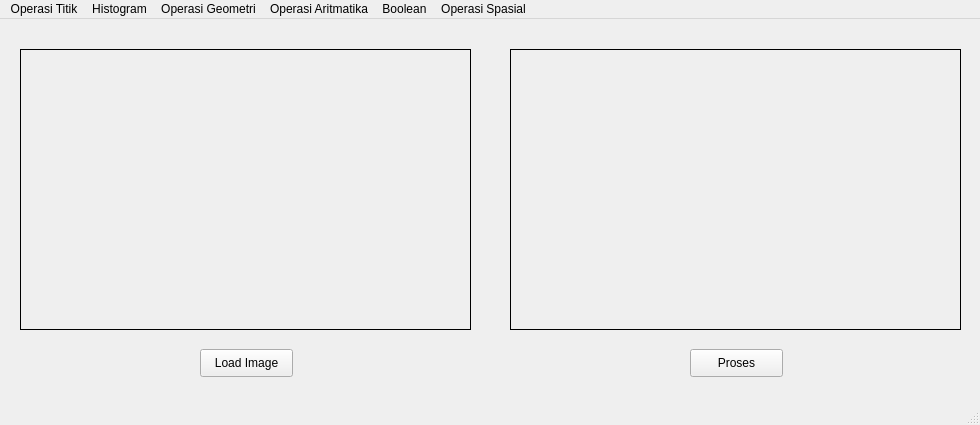
<?xml version="1.0" encoding="UTF-8"?>
<ui version="4.0">
 <class>MainWindow</class>
 <widget class="QMainWindow" name="MainWindow">
  <property name="geometry">
   <rect>
    <x>0</x>
    <y>0</y>
    <width>980</width>
    <height>425</height>
   </rect>
  </property>
  <property name="windowTitle">
   <string>MainWindow</string>
  </property>
  <widget class="QWidget" name="centralwidget">
   <widget class="QLabel" name="prosesLabel">
    <property name="geometry">
     <rect>
      <x>510</x>
      <y>30</y>
      <width>451</width>
      <height>281</height>
     </rect>
    </property>
    <property name="frameShape">
     <enum>QFrame::Box</enum>
    </property>
    <property name="text">
     <string/>
    </property>
   </widget>
   <widget class="QLabel" name="imgLabel">
    <property name="geometry">
     <rect>
      <x>20</x>
      <y>30</y>
      <width>451</width>
      <height>281</height>
     </rect>
    </property>
    <property name="frameShape">
     <enum>QFrame::Box</enum>
    </property>
    <property name="text">
     <string/>
    </property>
   </widget>
   <widget class="QPushButton" name="prosesButton">
    <property name="geometry">
     <rect>
      <x>690</x>
      <y>330</y>
      <width>93</width>
      <height>28</height>
     </rect>
    </property>
    <property name="text">
     <string>Proses</string>
    </property>
   </widget>
   <widget class="QPushButton" name="loadButton">
    <property name="geometry">
     <rect>
      <x>200</x>
      <y>330</y>
      <width>93</width>
      <height>28</height>
     </rect>
    </property>
    <property name="text">
     <string>Load Image</string>
    </property>
   </widget>
  </widget>
  <widget class="QStatusBar" name="statusbar"/>
  <widget class="QMenuBar" name="menubar">
   <property name="geometry">
    <rect>
     <x>0</x>
     <y>0</y>
     <width>980</width>
     <height>26</height>
    </rect>
   </property>
   <widget class="QMenu" name="menuOperasi_Titik">
    <property name="title">
     <string>Operasi Titik</string>
    </property>
    <addaction name="actionOperasi_Pencerah"/>
    <addaction name="actionOperasi_Kontras"/>
    <addaction name="actionPeregangan_Kontras"/>
    <addaction name="actionNegative"/>
    <addaction name="actionBiner_Image"/>
   </widget>
   <widget class="QMenu" name="menuHistogram">
    <property name="title">
     <string>Histogram</string>
    </property>
    <addaction name="actionHistogram_Grayscale"/>
    <addaction name="actionHistogram_RGB"/>
    <addaction name="actionHistogram_Equalization"/>
   </widget>
   <widget class="QMenu" name="menuOperasi_Geometri">
    <property name="title">
     <string>Operasi Geometri</string>
    </property>
    <widget class="QMenu" name="menuRotasi">
     <property name="title">
      <string>Rotasi</string>
     </property>
     <addaction name="action_90"/>
     <addaction name="action_45"/>
     <addaction name="action45"/>
     <addaction name="action90"/>
     <addaction name="action180"/>
    </widget>
    <widget class="QMenu" name="menuResize">
     <property name="title">
      <string>Resize</string>
     </property>
     <addaction name="actionZoom_In"/>
     <addaction name="actionZoom_Out"/>
     <addaction name="actionSkewed"/>
    </widget>
    <addaction name="actionTranslasi_Citra"/>
    <addaction name="menuRotasi"/>
    <addaction name="menuResize"/>
    <addaction name="actionCrop"/>
   </widget>
   <widget class="QMenu" name="menuOperasi_Aritmatika">
    <property name="title">
     <string>Operasi Aritmatika</string>
    </property>
    <addaction name="actionTambah_dan_Kurang"/>
   </widget>
   <widget class="QMenu" name="menuBoolean">
    <property name="title">
     <string>Boolean</string>
    </property>
    <addaction name="actionAnd"/>
   </widget>
   <widget class="QMenu" name="menuOperasi_Spasial">
    <property name="title">
     <string>Operasi Spasial</string>
    </property>
    <widget class="QMenu" name="menuImage_Shapening">
     <property name="title">
      <string>Image Shapening</string>
     </property>
     <addaction name="actionI"/>
     <addaction name="actionII"/>
     <addaction name="actionIII"/>
     <addaction name="actionIV"/>
     <addaction name="actionV"/>
     <addaction name="actionVI"/>
     <addaction name="actionFilter_Laplace"/>
    </widget>
    <widget class="QMenu" name="menuKonvolusi_2D">
     <property name="title">
      <string>Konvolusi 2D</string>
     </property>
     <addaction name="actionA"/>
     <addaction name="actionB"/>
    </widget>
    <widget class="QMenu" name="menuMean_Filter">
     <property name="title">
      <string>Mean Filter</string>
     </property>
     <addaction name="actionI_2"/>
     <addaction name="actionII_2"/>
    </widget>
    <addaction name="menuKonvolusi_2D"/>
    <addaction name="menuMean_Filter"/>
    <addaction name="actionGausian_Filter"/>
    <addaction name="menuImage_Shapening"/>
    <addaction name="actionMax_Filter"/>
    <addaction name="actionMedian_Filter"/>
   </widget>
   <addaction name="menuOperasi_Titik"/>
   <addaction name="menuHistogram"/>
   <addaction name="menuOperasi_Geometri"/>
   <addaction name="menuOperasi_Aritmatika"/>
   <addaction name="menuBoolean"/>
   <addaction name="menuOperasi_Spasial"/>
  </widget>
  <action name="actionOperasi_Pencerah">
   <property name="text">
    <string>Operasi Pencerah</string>
   </property>
  </action>
  <action name="actionOperasi_Kontras">
   <property name="text">
    <string>Pengaturan Kontras</string>
   </property>
  </action>
  <action name="actionPeregangan_Kontras">
   <property name="text">
    <string>Peregangan Kontras</string>
   </property>
  </action>
  <action name="actionNegative">
   <property name="text">
    <string>Negative</string>
   </property>
  </action>
  <action name="actionBiner_Image">
   <property name="text">
    <string>Biner Image</string>
   </property>
  </action>
  <action name="actionHistogram_Grayscale">
   <property name="text">
    <string>Histogram Grayscale</string>
   </property>
  </action>
  <action name="actionHistogram_RGB">
   <property name="text">
    <string>Histogram RGB</string>
   </property>
  </action>
  <action name="actionHistogram_Equalization">
   <property name="text">
    <string>Histogram Equalization</string>
   </property>
  </action>
  <action name="actionTranslasi_Citra">
   <property name="text">
    <string>Translasi Citra</string>
   </property>
  </action>
  <action name="action_45_Derajat">
   <property name="text">
    <string>-45 Derajat</string>
   </property>
  </action>
  <action name="action45_Derajat">
   <property name="text">
    <string>45 Derajat</string>
   </property>
  </action>
  <action name="action_90_Derajat">
   <property name="text">
    <string>-90 Derajat</string>
   </property>
  </action>
  <action name="action90_Derajat">
   <property name="text">
    <string>90 Derajat</string>
   </property>
  </action>
  <action name="action180_Derajat">
   <property name="text">
    <string>180 Derajat</string>
   </property>
  </action>
  <action name="action_90">
   <property name="text">
    <string>-90 Derajat</string>
   </property>
  </action>
  <action name="action_45">
   <property name="text">
    <string>-45 Derajat</string>
   </property>
  </action>
  <action name="action45">
   <property name="text">
    <string>45 Derajat</string>
   </property>
  </action>
  <action name="action90">
   <property name="text">
    <string>90 Derajat</string>
   </property>
  </action>
  <action name="action180">
   <property name="text">
    <string>180 Derajat</string>
   </property>
  </action>
  <action name="actionZoom_In">
   <property name="text">
    <string>Zoom In</string>
   </property>
  </action>
  <action name="actionZoom_Out">
   <property name="text">
    <string>Zoom Out</string>
   </property>
  </action>
  <action name="actionSkewed">
   <property name="text">
    <string>Skewed</string>
   </property>
  </action>
  <action name="actionCrop">
   <property name="text">
    <string>Crop</string>
   </property>
  </action>
  <action name="actionTambah_dan_Kurang">
   <property name="text">
    <string>Tambah dan Kurang</string>
   </property>
  </action>
  <action name="actionAnd">
   <property name="text">
    <string>And</string>
   </property>
  </action>
  <action name="actionGausian_Filter">
   <property name="text">
    <string>Gausian Filter</string>
   </property>
  </action>
  <action name="actionI">
   <property name="text">
    <string>I</string>
   </property>
  </action>
  <action name="actionII">
   <property name="text">
    <string>II</string>
   </property>
  </action>
  <action name="actionIII">
   <property name="text">
    <string>III</string>
   </property>
  </action>
  <action name="actionIV">
   <property name="text">
    <string>IV</string>
   </property>
  </action>
  <action name="actionV">
   <property name="text">
    <string>V</string>
   </property>
  </action>
  <action name="actionVI">
   <property name="text">
    <string>VI</string>
   </property>
  </action>
  <action name="actionMax_Filter">
   <property name="text">
    <string>Max Filter</string>
   </property>
  </action>
  <action name="actionMedian_Filter">
   <property name="text">
    <string>Median Filter</string>
   </property>
  </action>
  <action name="actionA">
   <property name="text">
    <string>A</string>
   </property>
  </action>
  <action name="actionB">
   <property name="text">
    <string>B</string>
   </property>
  </action>
  <action name="actionI_2">
   <property name="text">
    <string>I</string>
   </property>
  </action>
  <action name="actionII_2">
   <property name="text">
    <string>II</string>
   </property>
  </action>
  <action name="actionFilter_Laplace">
   <property name="text">
    <string>Filter Laplace</string>
   </property>
  </action>
 </widget>
 <resources/>
 <connections/>
</ui>
